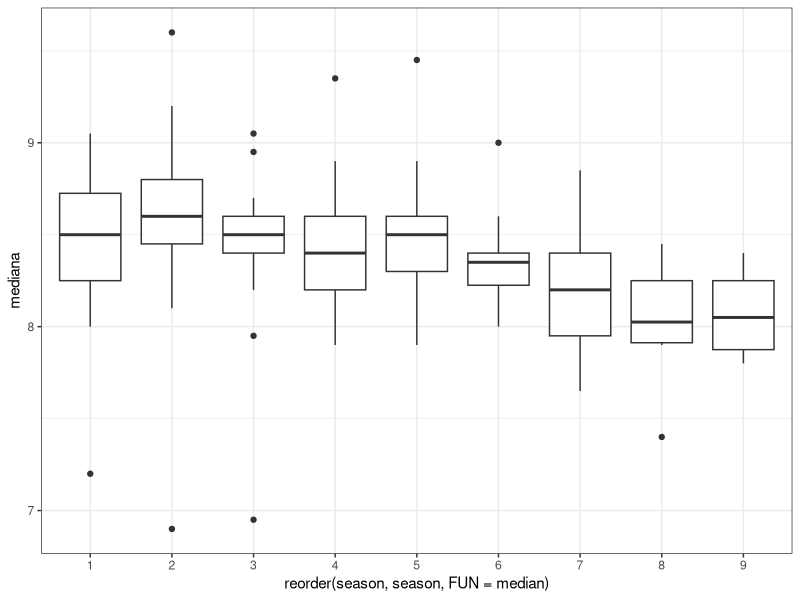
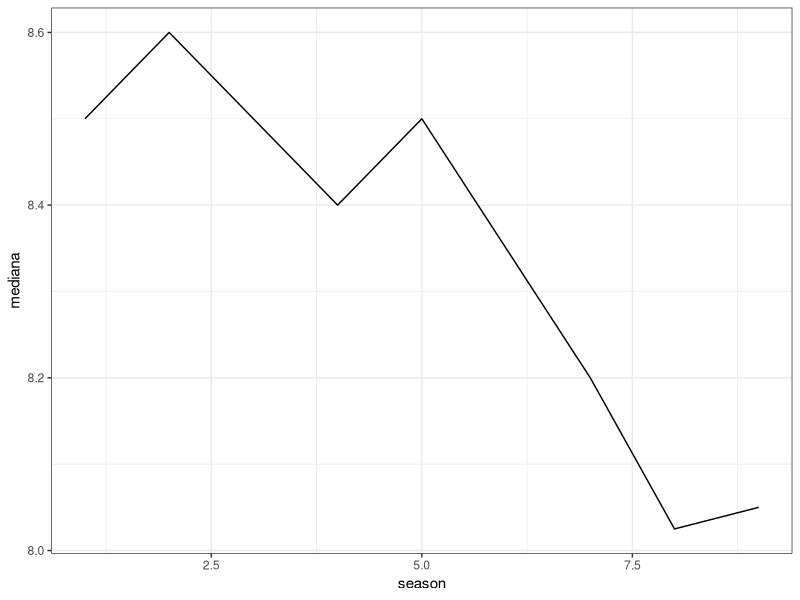

These figures' R source, in order:
## ---- chunk 1
knitr::opts_chunk$set(echo = TRUE)
library("dplyr")
library("tidyr")
library("ggplot2")
library("readr")
## ---- chunk 2
dados = read_csv("series_from_imdb.csv")
## ---- chunk 3
series_median <- 
  dados %>%
  group_by(series_name, season) %>%
  summarise(mediana=median(UserRating))

series_median %>%
  ggplot(aes(x=reorder(season, season, FUN=median), y=mediana)) + theme_bw() +
  geom_boxplot() 

seasons_median <-
  series_median %>%
  group_by(season) %>%
  summarise(mediana=median(mediana))

seasons_median %>%
  ggplot(aes(x=season, y=mediana)) + theme_bw() +
  geom_line() 
